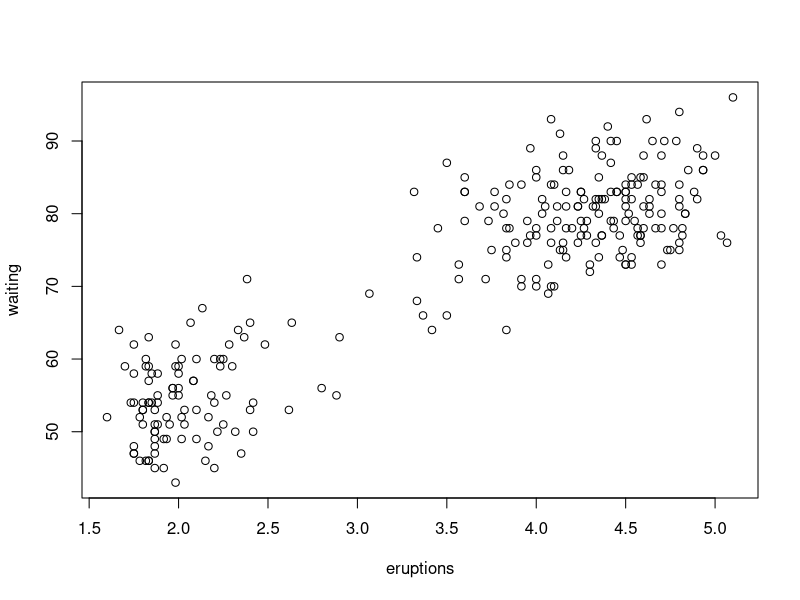
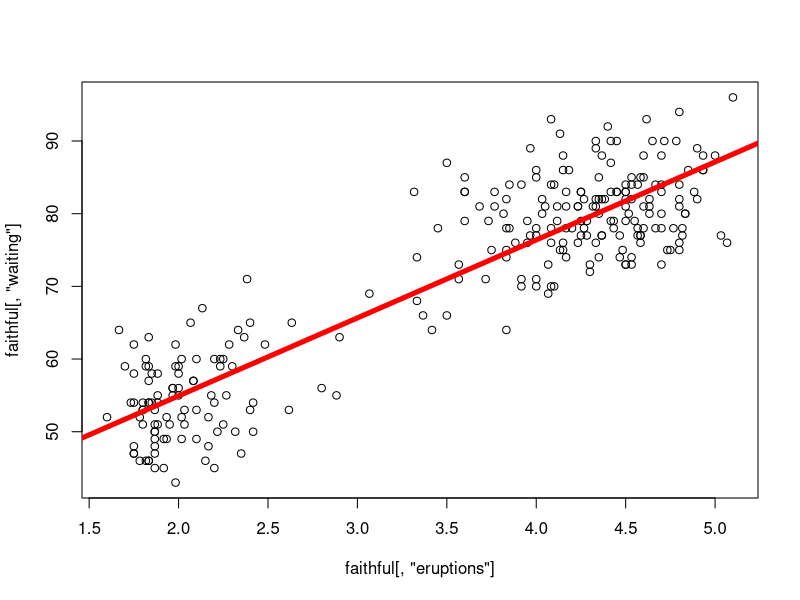
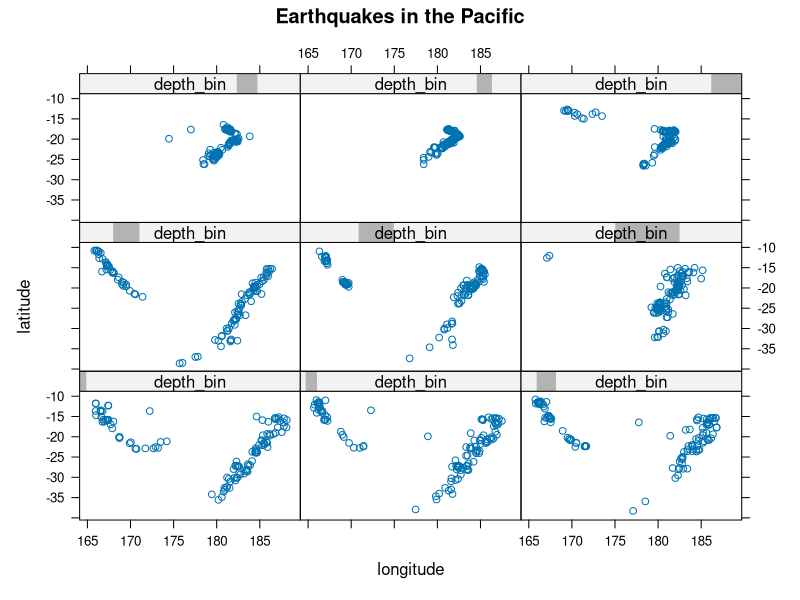

R code for these plots, in order:
## ---- chunk 1
?faithful
## ---- chunk 2
with(faithful, plot(eruptions, waiting))
## ---- chunk 3
slrModel <- lm(waiting ~ eruptions, data = faithful)
## ---- chunk 4
slrModel <- lm(waiting ~ eruptions, data = faithful)
plot(faithful[,'eruptions'], faithful[,'waiting'])
abline(slrModel, col = "Red", lwd = 5)
## ---- chunk 5
dev.off()
## ---- chunk 6
x <- c(rep(1.2, 3), rep(3, 2), rep(7.9, 4))
## ---- chunk 7
xf <- factor(x, levels = c(3, 7.9, 1.2))
xf
## ---- chunk 8
as.numeric(xf)
## ---- chunk 9
levels(xf)
## ---- chunk 10
xCompare <- as.numeric(levels(xf)[xf])
identical(xCompare, x)
## ---- chunk 11
xf[xf %in% c("1.2", "3")]
xf[xf %in% c(1.2, 3)]
## ---- chunk 12
attach(quakes)
## ---- chunk 13
head(quakes)
str(quakes)
## ---- chunk 14
library(lattice)
depth_bin <- equal.count(quakes$depth, number = 9, overlap = 0)
## ---- chunk 15
xyplot(lat ~long | depth_bin,
       main = "Earthquakes in the Pacific",
       xlab = "longitude", ylab = "latitude")
## ---- chunk 16
detach(quakes)
